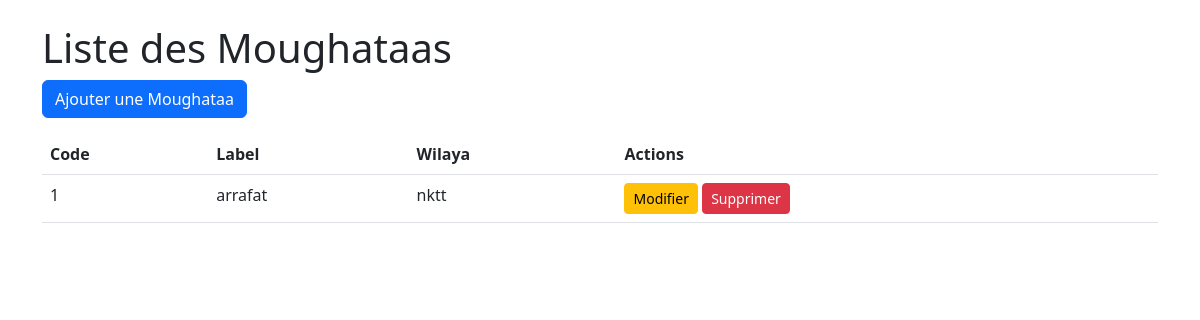
The app's page /moughataas/, older data.
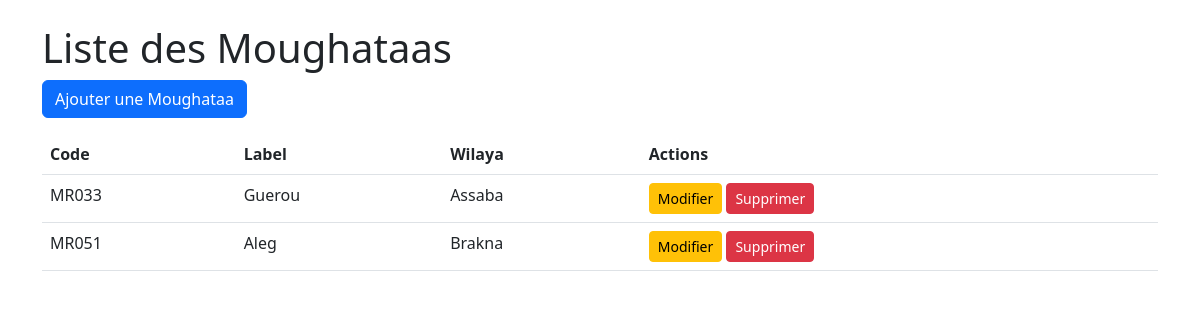
The same page, newer data.
### app/models.py (models this page shows, shortened)
class Moughataa(models.Model):
    code = models.CharField(max_length=45)
    label = models.CharField(max_length=45)
    wilaya = models.ForeignKey(Wilaya, on_delete=models.CASCADE)

class Wilaya(models.Model):
    code = models.CharField(max_length=45)
    name = models.CharField(max_length=45)

### app/views.py (the view)
# urls.py: path('moughataas/', views.moughataa_list, name='moughataa_list'),
def moughataa_list(request):
    moughataas = Moughataa.objects.all()
    for m in moughataas:
        print(f"Moughataa ID: {m.id}")  # Vérifier si chaque objet a bien un ID
    return render(request, 'moughataa_list.html', {'moughataas': moughataas})

### app/templates/moughataa_list.html (shortened to what this page needs)
<!DOCTYPE html>
<html lang="fr">
<head>
    <link href="https://cdn.jsdelivr.net/npm/bootstrap@5.3.0-alpha1/dist/css/bootstrap.min.css" rel="stylesheet">
</head>
<body>
    <div class="container mt-4">
        <h1>Liste des Moughataas</h1>
        <a href="{% url 'moughataa_create' %}" class="btn btn-primary mb-3">Ajouter une Moughataa</a>
        <table class="table">
            <thead>
                <tr>
                    <th>Code</th>
                    <th>Label</th>
                    <th>Wilaya</th>
                    <th>Actions</th>
                </tr>
            </thead>
            <tbody>
                {% for moughataa in moughataas %}
                <tr>
                    <td>{{ moughataa.code }}</td>
                    <td>{{ moughataa.label }}</td>
                    <td>{{ moughataa.wilaya.name }}</td>
                    <td>
                        <a href="{% url 'moughataa_update' id=moughataa.id %}" class="btn btn-warning btn-sm">Modifier</a>
                        <a href="{% url 'moughataa_delete' id=moughataa.id %}" class="btn btn-danger btn-sm">Supprimer</a>
                </tr>
                {% endfor %}
            </tbody>
        </table>
    </div>
</body>
</html>

Row changes from the older to the newer data that the page shows:
removed Moughataa: code "1", label "arrafat", wilaya.name "nktt"
added Moughataa: code "MR033", label "Guerou", wilaya.name "Assaba"
added Moughataa: code "MR051", label "Aleg", wilaya.name "Brakna"
